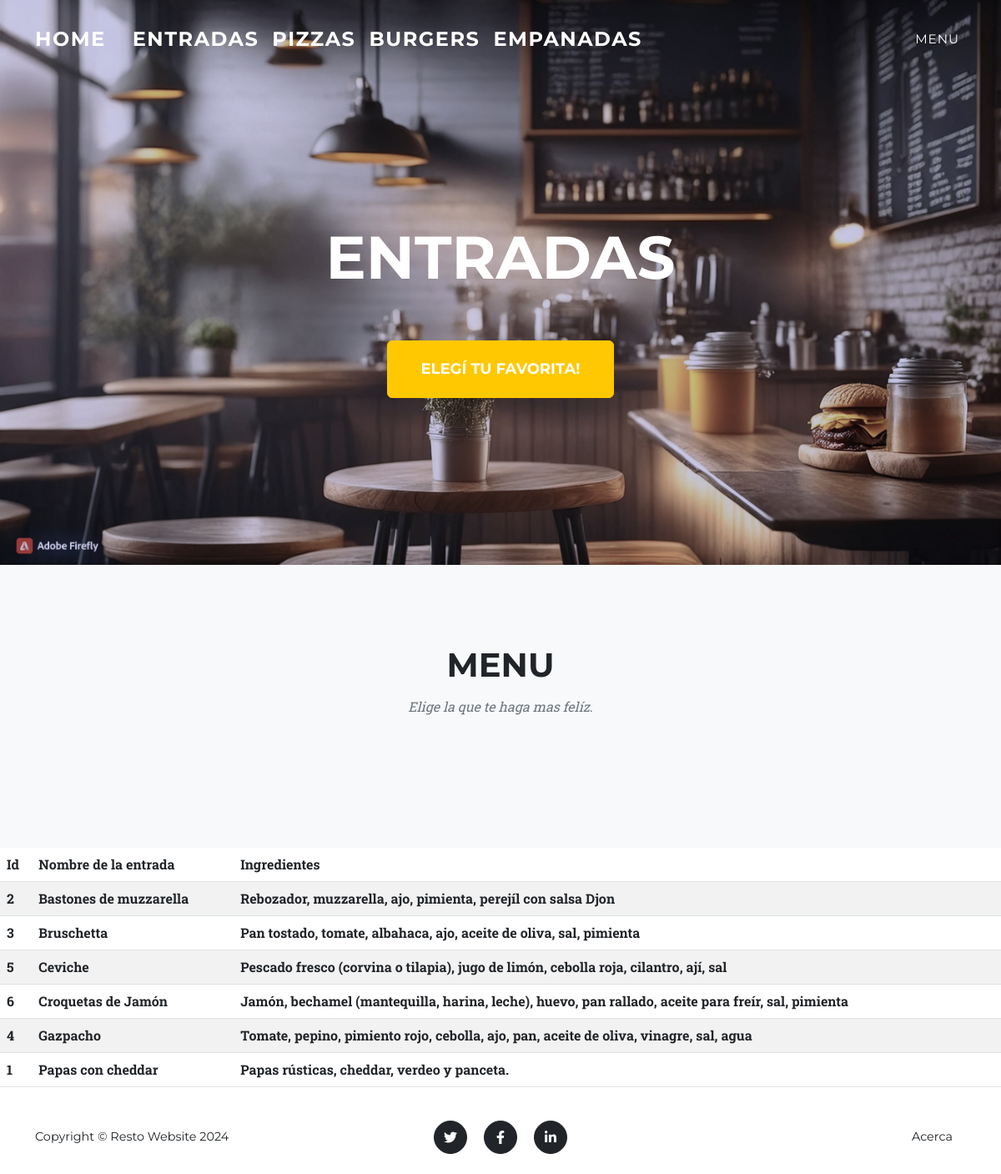
/Entradas/, run on the app's committed database.
### menu/models.py (models this page shows, shortened)
class Entradas(models.Model):
    nombre = models.CharField(max_length=50)
    ingredientes = models.CharField(max_length=100)
    class Meta:
        ordering = ["nombre"] #ordena ascendente por nombre los items dentro del panel de adminitracion.
        verbose_name = "Entrada"
        verbose_name_plural = "Entradas"

### menu/views.py (the view)
# urls.py: path('Entradas/', entradas, name="Entradas"),
def entradas(request):
    contexto = {"Entradas": Entradas.objects.all()}
    return render(request, "menu/Entradas.html", contexto)

### menu/templates/menu/Entradas.html (shortened to what this page needs)
{% extends 'menu/index.html' %}
{% block titulo %}
<div class="masthead-heading text-uppercase">Entradas</div>
<a class="btn btn-primary btn-xl text-uppercase" href="#portfolio">Elegí tu favorita!</a>
{% endblock titulo %}
{% block contenido %}
<table class="table table-striped">
    <thead>
        <tr>
            <th>Id</th>
            <th>Nombre de la entrada</th>
            <th>Ingredientes</th>
    </thead>
    <tbody>
    {% for e in Entradas %}
        <tr>
            <th>{{e.id}}</th>
            <th>{{e.nombre}}</th>
            <th>{{e.ingredientes}}</th>
        </tr>
    {% endfor %}
    </tbody>
</table>
{% endblock contenido %}

### data on the page
Entradas: id "2", nombre "Bastones de muzzarella", ingredientes "Rebozador, muzzarella, ajo, pimienta, perejíl con salsa Djon"
Entradas: id "3", nombre "Bruschetta", ingredientes "Pan tostado, tomate, albahaca, ajo, aceite de oliva, sal, pimienta"
Entradas: id "5", nombre "Ceviche", ingredientes "Pescado fresco (corvina o tilapia), jugo de limón, cebolla roja, cilantro, ají, sal"
Entradas: id "6", nombre "Croquetas de Jamón", ingredientes "Jamón, bechamel (mantequilla, harina, leche), huevo, pan rallado, aceite para freír, sal, pimienta"
Entradas: id "4", nombre "Gazpacho", ingredientes "Tomate, pepino, pimiento rojo, cebolla, ajo, pan, aceite de oliva, vinagre, sal, agua"
Entradas: id "1", nombre "Papas con cheddar", ingredientes "Papas rústicas, cheddar, verdeo y panceta."
